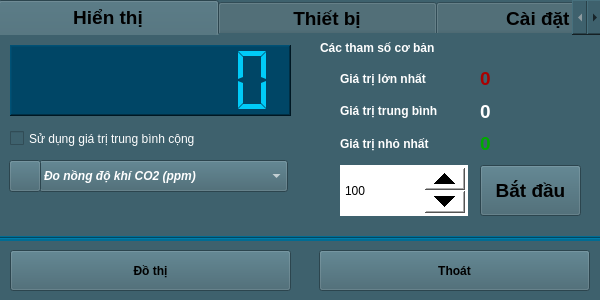
<?xml version="1.0" encoding="UTF-8"?>
<ui version="4.0">
 <class>Sensor_SEN0110</class>
 <widget class="QWidget" name="Sensor_SEN0110">
  <property name="windowModality">
   <enum>Qt::NonModal</enum>
  </property>
  <property name="enabled">
   <bool>true</bool>
  </property>
  <property name="geometry">
   <rect>
    <x>0</x>
    <y>0</y>
    <width>600</width>
    <height>300</height>
   </rect>
  </property>
  <property name="windowTitle">
   <string>Form</string>
  </property>
  <property name="windowIcon">
   <iconset resource="../image.qrc">
    <normaloff>:/image/COA0110_Icon.jpg</normaloff>:/image/COA0110_Icon.jpg</iconset>
  </property>
  <property name="styleSheet">
   <string notr="true">background-color: rgb(62, 97, 109);</string>
  </property>
  <widget class="QTabWidget" name="tabWidget">
   <property name="geometry">
    <rect>
     <x>-2</x>
     <y>0</y>
     <width>605</width>
     <height>238</height>
    </rect>
   </property>
   <property name="font">
    <font>
     <pointsize>14</pointsize>
     <weight>75</weight>
     <bold>true</bold>
    </font>
   </property>
   <property name="styleSheet">
    <string notr="true">background-color: rgb(62, 97, 109);</string>
   </property>
   <property name="currentIndex">
    <number>0</number>
   </property>
   <property name="elideMode">
    <enum>Qt::ElideNone</enum>
   </property>
   <widget class="QWidget" name="tab_Infor_2">
    <attribute name="title">
     <string>            Hiển thị            </string>
    </attribute>
    <widget class="QWidget" name="verticalLayoutWidget_6">
     <property name="geometry">
      <rect>
       <x>340</x>
       <y>30</y>
       <width>128</width>
       <height>92</height>
      </rect>
     </property>
     <layout class="QVBoxLayout" name="verticalLayout_6">
      <item>
       <widget class="QLabel" name="label_8">
        <property name="font">
         <font>
          <weight>75</weight>
          <bold>true</bold>
         </font>
        </property>
        <property name="styleSheet">
         <string notr="true">color: rgb(255, 255, 255);</string>
        </property>
        <property name="text">
         <string>Giá trị lớn nhất</string>
        </property>
       </widget>
      </item>
      <item>
       <widget class="QLabel" name="label_9">
        <property name="font">
         <font>
          <weight>75</weight>
          <bold>true</bold>
         </font>
        </property>
        <property name="styleSheet">
         <string notr="true">color: rgb(255, 255, 255);</string>
        </property>
        <property name="text">
         <string>Giá trị trung bình</string>
        </property>
       </widget>
      </item>
      <item>
       <widget class="QLabel" name="label_10">
        <property name="font">
         <font>
          <weight>75</weight>
          <bold>true</bold>
         </font>
        </property>
        <property name="styleSheet">
         <string notr="true">color: rgb(255, 255, 255);</string>
        </property>
        <property name="text">
         <string>Giá trị nhỏ nhất</string>
        </property>
       </widget>
      </item>
     </layout>
    </widget>
    <widget class="QWidget" name="verticalLayoutWidget_7">
     <property name="geometry">
      <rect>
       <x>480</x>
       <y>30</y>
       <width>101</width>
       <height>92</height>
      </rect>
     </property>
     <layout class="QVBoxLayout" name="verticalLayout_7">
      <item>
       <widget class="QLabel" name="label_ValueMax">
        <property name="font">
         <font>
          <pointsize>14</pointsize>
          <weight>75</weight>
          <bold>true</bold>
         </font>
        </property>
        <property name="styleSheet">
         <string notr="true">color: rgb(170, 0, 0);</string>
        </property>
        <property name="text">
         <string>0</string>
        </property>
       </widget>
      </item>
      <item>
       <widget class="QLabel" name="label_ValueAvg">
        <property name="font">
         <font>
          <pointsize>14</pointsize>
          <weight>75</weight>
          <bold>true</bold>
         </font>
        </property>
        <property name="styleSheet">
         <string notr="true">color: rgb(255, 255, 255);</string>
        </property>
        <property name="text">
         <string>0</string>
        </property>
       </widget>
      </item>
      <item>
       <widget class="QLabel" name="label_ValueMin">
        <property name="font">
         <font>
          <pointsize>14</pointsize>
          <weight>75</weight>
          <bold>true</bold>
         </font>
        </property>
        <property name="styleSheet">
         <string notr="true">color: rgb(0, 170, 0);</string>
        </property>
        <property name="text">
         <string>0</string>
        </property>
       </widget>
      </item>
     </layout>
    </widget>
    <widget class="QLCDNumber" name="lcdNumber_Value">
     <property name="geometry">
      <rect>
       <x>10</x>
       <y>10</y>
       <width>281</width>
       <height>71</height>
      </rect>
     </property>
     <property name="styleSheet">
      <string notr="true">background-color: rgb(0, 70, 102);
color: rgb(0, 203, 248);</string>
     </property>
     <property name="frameShape">
      <enum>QFrame::WinPanel</enum>
     </property>
     <property name="lineWidth">
      <number>1</number>
     </property>
     <property name="smallDecimalPoint">
      <bool>false</bool>
     </property>
     <property name="digitCount">
      <number>7</number>
     </property>
     <property name="segmentStyle">
      <enum>QLCDNumber::Flat</enum>
     </property>
     <property name="value" stdset="0">
      <double>0.000000000000000</double>
     </property>
     <property name="intValue" stdset="0">
      <number>0</number>
     </property>
    </widget>
    <widget class="QSpinBox" name="spinBox_setSample">
     <property name="geometry">
      <rect>
       <x>340</x>
       <y>130</y>
       <width>128</width>
       <height>51</height>
      </rect>
     </property>
     <property name="styleSheet">
      <string notr="true">QSpinBox
{
background-color: rgb(255, 255, 255);
color: rgb(0, 0, 0);
}
QSpinBox::up-button
{
    min-width:40px;
    min-height: 20px;
}
QSpinBox::down-button
{
    min-width: 40px;
    min-height: 20px;
}
</string>
     </property>
     <property name="minimum">
      <number>1</number>
     </property>
     <property name="maximum">
      <number>9999999</number>
     </property>
     <property name="value">
      <number>100</number>
     </property>
    </widget>
    <widget class="QPushButton" name="pushButton_getSamples">
     <property name="geometry">
      <rect>
       <x>480</x>
       <y>130</y>
       <width>101</width>
       <height>51</height>
      </rect>
     </property>
     <property name="font">
      <font>
       <pointsize>14</pointsize>
       <weight>75</weight>
       <bold>true</bold>
      </font>
     </property>
     <property name="styleSheet">
      <string notr="true"/>
     </property>
     <property name="text">
      <string>Bắt đầu</string>
     </property>
    </widget>
    <widget class="QLabel" name="label_sampleInfo">
     <property name="geometry">
      <rect>
       <x>320</x>
       <y>0</y>
       <width>261</width>
       <height>26</height>
      </rect>
     </property>
     <property name="font">
      <font>
       <weight>75</weight>
       <bold>true</bold>
      </font>
     </property>
     <property name="styleSheet">
      <string notr="true">color: rgb(255, 255, 255);</string>
     </property>
     <property name="text">
      <string>Các tham số cơ bản</string>
     </property>
    </widget>
    <widget class="QCheckBox" name="checkBox_setMathAvg">
     <property name="geometry">
      <rect>
       <x>10</x>
       <y>90</y>
       <width>281</width>
       <height>27</height>
      </rect>
     </property>
     <property name="styleSheet">
      <string notr="true">color: rgb(255, 255, 255);</string>
     </property>
     <property name="text">
      <string>Sử dụng giá trị trung bình cộng</string>
     </property>
    </widget>
    <widget class="QFrame" name="frame">
     <property name="geometry">
      <rect>
       <x>-1</x>
       <y>115</y>
       <width>301</width>
       <height>71</height>
      </rect>
     </property>
     <property name="styleSheet">
      <string notr="true">background-color: rgb(62, 97, 109);</string>
     </property>
     <property name="frameShape">
      <enum>QFrame::NoFrame</enum>
     </property>
     <property name="frameShadow">
      <enum>QFrame::Raised</enum>
     </property>
     <widget class="QComboBox" name="comboBox_Unit">
      <property name="geometry">
       <rect>
        <x>40</x>
        <y>10</y>
        <width>249</width>
        <height>32</height>
       </rect>
      </property>
      <property name="font">
       <font>
        <weight>75</weight>
        <italic>true</italic>
        <bold>true</bold>
       </font>
      </property>
      <property name="styleSheet">
       <string notr="true">color: rgb(255, 255, 255);</string>
      </property>
      <item>
       <property name="text">
        <string>Đo nồng độ khí CO2 (ppm)</string>
       </property>
      </item>
      <item>
       <property name="text">
        <string>Đo nồng độ khí CO2 (mg/l)</string>
       </property>
      </item>
     </widget>
     <widget class="QPushButton" name="pushButton">
      <property name="geometry">
       <rect>
        <x>10</x>
        <y>10</y>
        <width>32</width>
        <height>32</height>
       </rect>
      </property>
      <property name="styleSheet">
       <string notr="true"/>
      </property>
      <property name="text">
       <string/>
      </property>
      <property name="icon">
       <iconset resource="../image.qrc">
        <normaloff>:/image/COA0110_Icon.jpg</normaloff>:/image/COA0110_Icon.jpg</iconset>
      </property>
      <property name="iconSize">
       <size>
        <width>32</width>
        <height>32</height>
       </size>
      </property>
     </widget>
    </widget>
   </widget>
   <widget class="QWidget" name="tab_4">
    <attribute name="title">
     <string>            Thiết bị            </string>
    </attribute>
    <widget class="QWidget" name="verticalLayoutWidget_8">
     <property name="geometry">
      <rect>
       <x>150</x>
       <y>10</y>
       <width>291</width>
       <height>101</height>
      </rect>
     </property>
     <layout class="QVBoxLayout" name="verticalLayout_8">
      <item>
       <widget class="QLabel" name="label_Name">
        <property name="styleSheet">
         <string notr="true">color: rgb(255, 255, 255);</string>
        </property>
        <property name="text">
         <string/>
        </property>
       </widget>
      </item>
      <item>
       <widget class="QLabel" name="label_Address">
        <property name="styleSheet">
         <string notr="true">color: rgb(255, 255, 255);</string>
        </property>
        <property name="text">
         <string/>
        </property>
       </widget>
      </item>
      <item>
       <widget class="QLabel" name="label_SerialNumber">
        <property name="styleSheet">
         <string notr="true">color: rgb(255, 255, 255);</string>
        </property>
        <property name="text">
         <string/>
        </property>
       </widget>
      </item>
     </layout>
    </widget>
    <widget class="QWidget" name="verticalLayoutWidget_9">
     <property name="geometry">
      <rect>
       <x>10</x>
       <y>10</y>
       <width>111</width>
       <height>131</height>
      </rect>
     </property>
     <layout class="QVBoxLayout" name="verticalLayout_9">
      <item>
       <widget class="QLabel" name="label_13">
        <property name="styleSheet">
         <string notr="true">color: rgb(255, 255, 255);</string>
        </property>
        <property name="text">
         <string>Tên thiết bị:</string>
        </property>
       </widget>
      </item>
      <item>
       <widget class="QLabel" name="label_14">
        <property name="styleSheet">
         <string notr="true">color: rgb(255, 255, 255);</string>
        </property>
        <property name="text">
         <string>Địa chỉ:</string>
        </property>
       </widget>
      </item>
      <item>
       <widget class="QLabel" name="label_18">
        <property name="styleSheet">
         <string notr="true">color: rgb(255, 255, 255);</string>
        </property>
        <property name="text">
         <string>Mã sê-ri:</string>
        </property>
       </widget>
      </item>
      <item>
       <widget class="QLabel" name="label_19">
        <property name="styleSheet">
         <string notr="true">color: rgb(255, 255, 255);</string>
        </property>
        <property name="text">
         <string>Mô tả:</string>
        </property>
       </widget>
      </item>
     </layout>
    </widget>
    <widget class="QWidget" name="verticalLayoutWidget_10">
     <property name="geometry">
      <rect>
       <x>150</x>
       <y>110</y>
       <width>291</width>
       <height>61</height>
      </rect>
     </property>
     <layout class="QVBoxLayout" name="verticalLayout_10">
      <item>
       <widget class="QLabel" name="label_Description">
        <property name="styleSheet">
         <string notr="true">color: rgb(255, 255, 255);</string>
        </property>
        <property name="text">
         <string/>
        </property>
        <property name="alignment">
         <set>Qt::AlignLeading|Qt::AlignLeft|Qt::AlignTop</set>
        </property>
       </widget>
      </item>
     </layout>
    </widget>
   </widget>
   <widget class="QWidget" name="tab_6">
    <attribute name="title">
     <string>           Cài đặt            </string>
    </attribute>
    <widget class="QLabel" name="label_23">
     <property name="geometry">
      <rect>
       <x>277</x>
       <y>40</y>
       <width>41</width>
       <height>22</height>
      </rect>
     </property>
     <property name="styleSheet">
      <string notr="true">color: rgb(255, 255, 255);</string>
     </property>
     <property name="text">
      <string>(ms)</string>
     </property>
    </widget>
    <widget class="QLabel" name="label_24">
     <property name="geometry">
      <rect>
       <x>20</x>
       <y>40</y>
       <width>141</width>
       <height>22</height>
      </rect>
     </property>
     <property name="styleSheet">
      <string notr="true">color: rgb(255, 255, 255);</string>
     </property>
     <property name="text">
      <string>Thời gian lấy mẫu :</string>
     </property>
    </widget>
    <widget class="QPushButton" name="pushButton_SetSampleTime">
     <property name="geometry">
      <rect>
       <x>320</x>
       <y>20</y>
       <width>161</width>
       <height>61</height>
      </rect>
     </property>
     <property name="font">
      <font>
       <pointsize>14</pointsize>
       <weight>75</weight>
       <bold>true</bold>
      </font>
     </property>
     <property name="text">
      <string>Cài đặt</string>
     </property>
    </widget>
    <widget class="QSpinBox" name="spinBox_SampleTime">
     <property name="geometry">
      <rect>
       <x>160</x>
       <y>10</y>
       <width>111</width>
       <height>81</height>
      </rect>
     </property>
     <property name="styleSheet">
      <string notr="true">QSpinBox
{
background-color: rgb(255, 255, 255);
color: rgb(0, 0, 0);
}
QSpinBox::up-button
{
    min-width:40px;
    min-height: 20px;
}
QSpinBox::down-button
{
    min-width: 40px;
    min-height: 20px;
}
</string>
     </property>
     <property name="minimum">
      <number>10</number>
     </property>
     <property name="maximum">
      <number>9999999</number>
     </property>
     <property name="value">
      <number>100</number>
     </property>
    </widget>
    <widget class="Line" name="line_2">
     <property name="geometry">
      <rect>
       <x>20</x>
       <y>100</y>
       <width>541</width>
       <height>16</height>
      </rect>
     </property>
     <property name="orientation">
      <enum>Qt::Horizontal</enum>
     </property>
    </widget>
    <widget class="QPushButton" name="pushButton_Calib">
     <property name="geometry">
      <rect>
       <x>320</x>
       <y>120</y>
       <width>161</width>
       <height>61</height>
      </rect>
     </property>
     <property name="font">
      <font>
       <weight>75</weight>
       <bold>true</bold>
      </font>
     </property>
     <property name="text">
      <string>Hiệu chuẩn</string>
     </property>
    </widget>
    <widget class="QLabel" name="label_25">
     <property name="geometry">
      <rect>
       <x>20</x>
       <y>139</y>
       <width>231</width>
       <height>22</height>
      </rect>
     </property>
     <property name="styleSheet">
      <string notr="true">color: rgb(255, 255, 255);</string>
     </property>
     <property name="text">
      <string>Hiệu chuẩn thiết bị :</string>
     </property>
    </widget>
    <widget class="QLabel" name="label_calibInfo">
     <property name="geometry">
      <rect>
       <x>40</x>
       <y>160</y>
       <width>271</width>
       <height>22</height>
      </rect>
     </property>
     <property name="font">
      <font>
       <italic>true</italic>
      </font>
     </property>
     <property name="styleSheet">
      <string notr="true">color: rgb(255, 255, 127);</string>
     </property>
     <property name="text">
      <string>(chưa hiệu chuẩn)</string>
     </property>
    </widget>
   </widget>
  </widget>
  <widget class="Line" name="line">
   <property name="geometry">
    <rect>
     <x>-2</x>
     <y>236</y>
     <width>605</width>
     <height>5</height>
    </rect>
   </property>
   <property name="styleSheet">
    <string notr="true">background-color: rgb(0, 108, 147);</string>
   </property>
   <property name="frameShadow">
    <enum>QFrame::Sunken</enum>
   </property>
   <property name="orientation">
    <enum>Qt::Horizontal</enum>
   </property>
  </widget>
  <widget class="QPushButton" name="pushButton_Exit">
   <property name="geometry">
    <rect>
     <x>319</x>
     <y>250</y>
     <width>271</width>
     <height>41</height>
    </rect>
   </property>
   <property name="font">
    <font>
     <weight>75</weight>
     <bold>true</bold>
    </font>
   </property>
   <property name="text">
    <string>Thoát</string>
   </property>
  </widget>
  <widget class="QPushButton" name="pushButton_ChartZoom">
   <property name="geometry">
    <rect>
     <x>10</x>
     <y>250</y>
     <width>281</width>
     <height>41</height>
    </rect>
   </property>
   <property name="font">
    <font>
     <weight>75</weight>
     <bold>true</bold>
    </font>
   </property>
   <property name="text">
    <string>Đồ thị</string>
   </property>
  </widget>
 </widget>
 <resources>
  <include location="../image.qrc"/>
 </resources>
 <connections/>
</ui>
